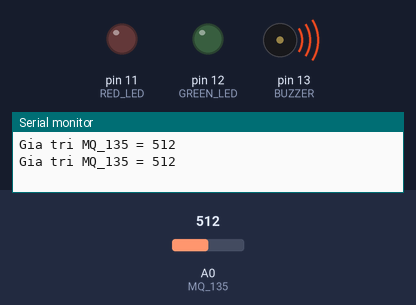
This sketch was run on a simulated Arduino Uno, built with avr-gcc and run on an emulated ATmega328P. Shown: output pins drawn as LEDs (lit = HIGH), buzzer (waves = sounding, pin HIGH), the last lines printed to the serial monitor. The inputs (shaded band) are chosen by the test bench; at power-on: A0 (MQ_135) = 512.

Above: at 15.8 s.
15.9 s: A0 (MQ_135) set to 211
27.1 s: A0 (MQ_135) set to 188
At 31.2 s:
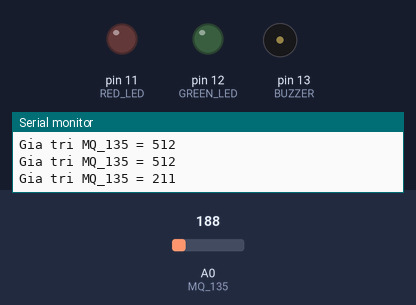
At 36.3 s:
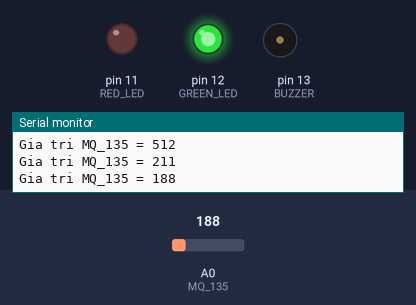
38.3 s: A0 (MQ_135) set to 210
At 40.4 s:
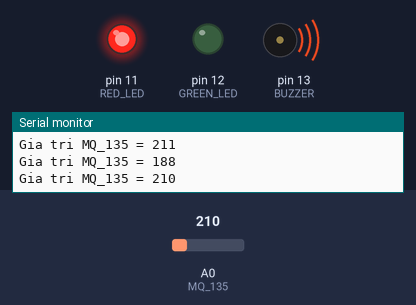
Timing chart, 0 to 55.5 s (numbered marks = the images above; inputs shaded):
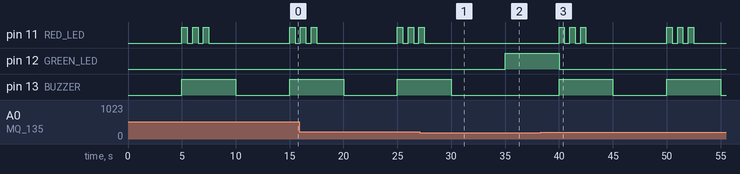

The sketch:

Cau2.ino
```cpp
/*
  Author: @lov3five
    Device:
    - Arduino Uno R3
    - Gas sensor MQ135
    - 1 RED led, 1 GREEN led
    - 1 buzzer
    - 1 coder :v
*/
int RED_LED = 11; //Chân 11 Uno
int GREEN_LED = 12; //Chân 11 Uno
int BUZZER = 13; //Chân 13 Uno
int MQ_135 = A0; // Chân A0 Uno
int valueMQ135;

void setup() {
  //Setup tốc độ dữ liệu theo bit trên giây (baud) để truyền dữ liệu
  Serial.begin(9600);
  //INPUT
  pinMode(MQ_135, INPUT);
  //OUTPUT
  pinMode(RED_LED, OUTPUT);
  pinMode(GREEN_LED, OUTPUT);
  pinMode(BUZZER, OUTPUT);
}

void blinkLed3s(int pin) {
  digitalWrite(pin, HIGH);
  delay(500);
  digitalWrite(pin, LOW);
  delay(500);
  digitalWrite(pin, HIGH);
  delay(500);
  digitalWrite(pin, LOW);
  delay(500);
  digitalWrite(pin, HIGH);
  delay(500);
  digitalWrite(pin, LOW);
  delay(500);
}

void loop() {
  //Mỗi 5s nhận dữ liệu từ cảm biến
  delay(5000);

  valueMQ135 =  analogRead(MQ_135); //Đọc giá trị nhận từ cảm biến MQ135 và gán vào valueMQ135
  Serial.print("Gia tri MQ_135 = ");
  Serial.println(valueMQ135);

  //Nếu giá trị > 200 thì Led đỏ sáng 3s rồi tắt & còi kêu trong 5s rồi tắt
  if (valueMQ135 > 200) {
    digitalWrite(GREEN_LED, LOW);

    digitalWrite(BUZZER, HIGH);

    // Led đỏ nhấp nháy trong 3s
    blinkLed3s(RED_LED);

    //Còi kêu trong 5s (trừ 3s của LED thì còn 2s)
    delay(2000);
    digitalWrite(BUZZER, LOW);
  } else {
    digitalWrite(RED_LED, LOW);
    digitalWrite(BUZZER, LOW);
    //Led xanh sáng
    digitalWrite(GREEN_LED, HIGH);
  }
}
```

Measured:
- the behaviour switches between 201 and 200 on A0 (MQ_135) (found by bisection; images 0 and 1)
- after the input at 27.1 s, pin 11 (RED_LED): goes on until 27.5 s, then stays LOW; pin 12 (GREEN_LED): LOW → HIGH after 7.9 s; pin 13 (BUZZER): goes on until 30.0 s, then stays LOW
- after the input at 38.3 s, pin 11 (RED_LED): LOW → HIGH after 1.7 s, → LOW 0.50 s later, → HIGH 0.50 s later, → LOW 0.50 s later, … (12 changes in this stretch); pin 12 (GREEN_LED): HIGH → LOW after 1.7 s; pin 13 (BUZZER): alternates HIGH for 5.0 s and LOW for 5.0 s, starting after 1.7 s
